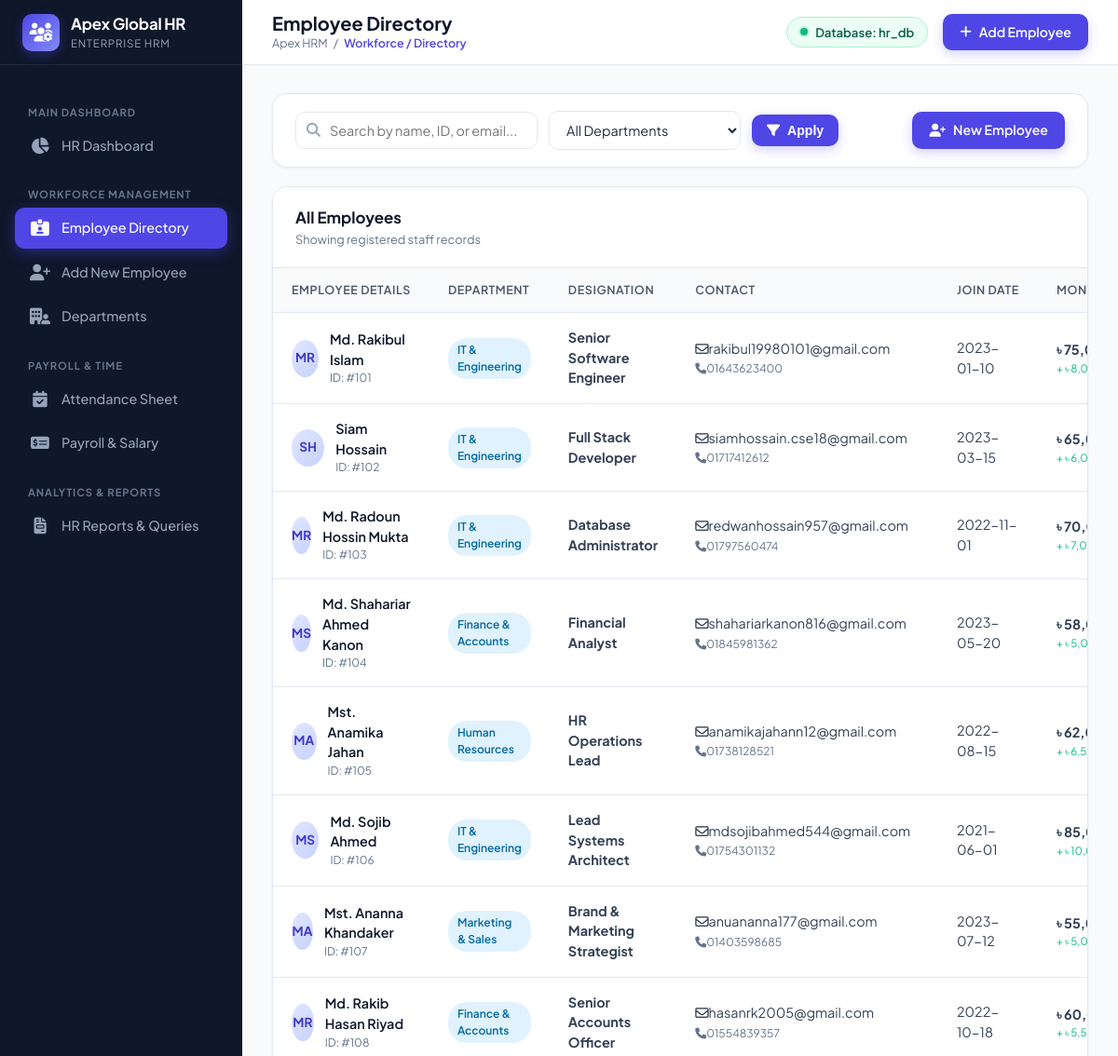
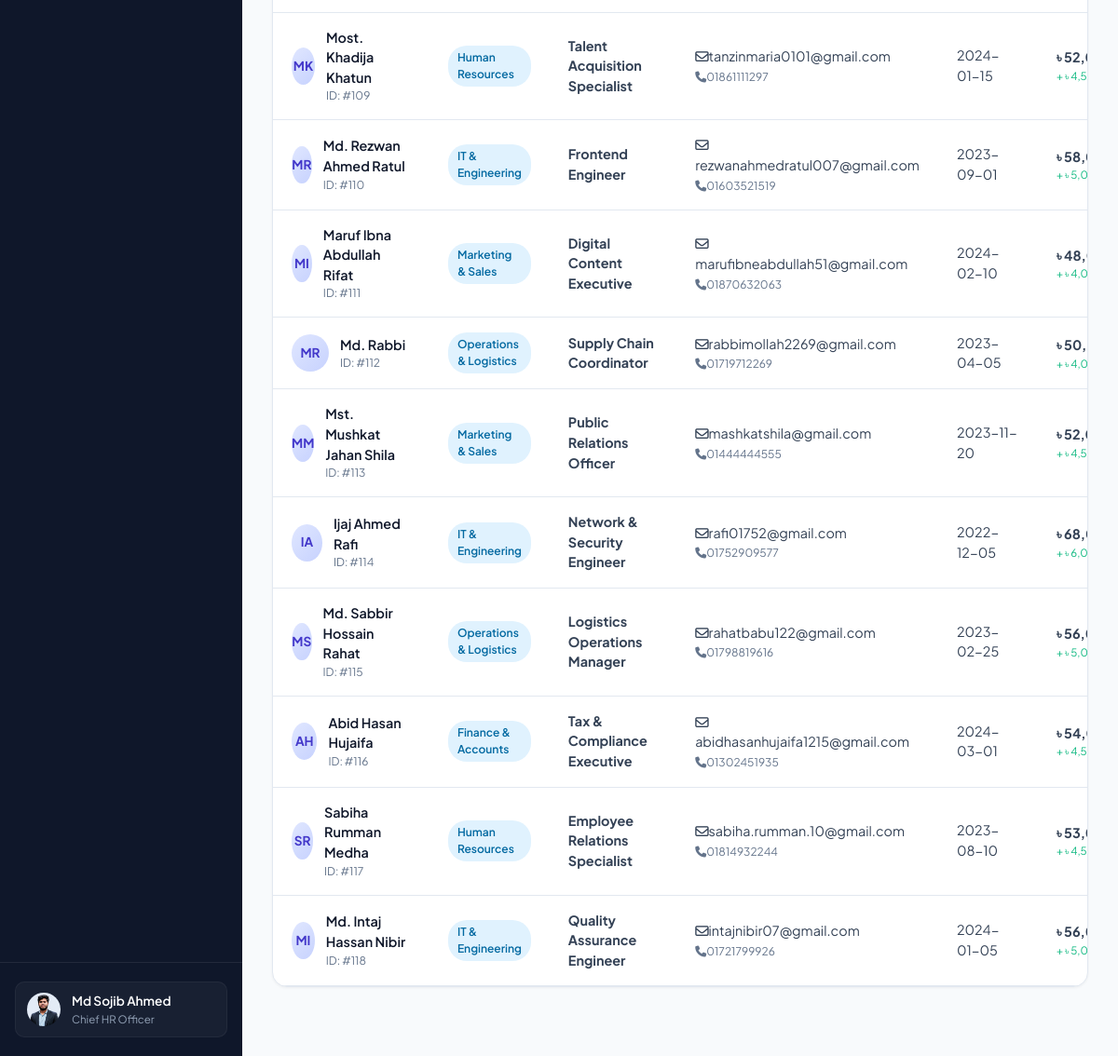
Page /employees.php on the committed database (2 pictures, top to bottom).
### tables this page shows
CREATE TABLE `Employee` (
    `employee_id` INT PRIMARY KEY,
    `employee_name` VARCHAR(100) NOT NULL,
    `department_id` INT NULL,
    `designation` VARCHAR(100) DEFAULT 'Specialist',
    `email` VARCHAR(100) NOT NULL,
    `phone` VARCHAR(30) DEFAULT '01700000000',
    `hire_date` DATE DEFAULT '2024-01-15',
    `status` ENUM('Active', 'On Leave', 'Suspended') DEFAULT 'Active',
    `created_at` TIMESTAMP DEFAULT CURRENT_TIMESTAMP,
    FOREIGN KEY (`department_id`) REFERENCES `Department`(`department_id`) ON DELETE SET NULL
);

CREATE TABLE `Department` (
    `department_id` INT AUTO_INCREMENT PRIMARY KEY,
    `department_name` VARCHAR(100) NOT NULL,
    `department_code` VARCHAR(20) DEFAULT 'GEN',
    `location` VARCHAR(100) DEFAULT 'Headquarters',
    `created_at` TIMESTAMP DEFAULT CURRENT_TIMESTAMP
);

CREATE TABLE `Salary` (
    `salary_id` INT AUTO_INCREMENT PRIMARY KEY,
    `employee_id` INT NOT NULL UNIQUE,
    `basic_salary` DECIMAL(10,2) NOT NULL,
    `bonus` DECIMAL(10,2) DEFAULT 0.00,
    `updated_at` TIMESTAMP DEFAULT CURRENT_TIMESTAMP ON UPDATE CURRENT_TIMESTAMP,
    FOREIGN KEY (`employee_id`) REFERENCES `Employee`(`employee_id`) ON DELETE CASCADE
);

### db.php (called while the page is built, shortened)
<?php
function format_bdt($amount) {
    return '৳ ' . number_format((float)$amount, 2);
}
?>

### employees.php (the view, shortened to what this page needs)
<?php
require_once 'db.php';
$search = isset($_GET['search']) ? trim($_GET['search']) : '';
$where_clauses = [];
$where_sql = !empty($where_clauses) ? 'WHERE ' . implode(' AND ', $where_clauses) : '';
$sql = "SELECT
            e.employee_id,
            e.employee_name,
            e.designation,
            e.email,
            e.phone,
            e.hire_date,
            e.status,
            d.department_name,
            d.department_code,
            s.basic_salary,
            s.bonus
        FROM Employee e
        LEFT JOIN Department d ON e.department_id = d.department_id
        LEFT JOIN Salary s ON e.employee_id = s.employee_id
        $where_sql
        ORDER BY e.employee_id ASC";
$employees = mysqli_query($conn, $sql);
include_once 'includes/header.php';
?>
<div class="app-card" style="margin-bottom:20px;">
  <div style="padding:18px 24px;">
    <form method="GET" action="employees.php" style="display:flex; flex-wrap:wrap; gap:16px; align-items:center; justify-content:space-between;">
      <div style="display:flex; flex-wrap:wrap; gap:12px; align-items:center; flex:1;">
        <div style="position:relative; min-width:260px;">
          <input type="text" name="search" value="<?php echo htmlspecialchars($search); ?>" placeholder="Search by name, ID, or email..." class="form-control" style="padding-left:36px;">
          <i class="fa-solid fa-magnifying-glass" style="position:absolute; left:12px; top:12px; color:var(--slate-400);"></i>
        </div>
        <div style="min-width:200px;">
          <select name="dept" class="form-select" onchange="this.form.submit()">
            <option value="0">All Departments</option>
          </select>
        </div>
        <button type="submit" class="btn-primary-custom" style="padding:9px 16px;">
          <i class="fa-solid fa-filter"></i> Apply
        </button>
      </div>
      <div>
        <a href="add_employee.php" class="btn-primary-custom">
          <i class="fa-solid fa-user-plus"></i> New Employee
        </a>
      </div>
    </form>
  </div>
</div>
<div class="app-card">
  <div class="card-header-custom">
    <div>
      <div class="card-title">All Employees</div>
      <div class="card-subtitle">Showing registered staff records</div>
    </div>
  </div>
  <div class="table-responsive">
    <table class="custom-table">
      <thead>
        <tr>
          <th>Employee Details</th>
          <th>Department</th>
          <th>Designation</th>
          <th>Contact</th>
          <th>Join Date</th>
          <th>Monthly Salary</th>
        </tr>
      </thead>
      <tbody>
        <?php if ($employees && mysqli_num_rows($employees) > 0): ?>
          <?php while ($row = mysqli_fetch_assoc($employees)):
            $parts = explode(' ', trim($row['employee_name']));
            $initials = strtoupper(substr($parts[0] ?? 'E', 0, 1) . substr($parts[1] ?? '', 0, 1));
          ?>
            <tr>
              <td>
                <div class="employee-cell">
                  <div class="avatar-badge"><?php echo $initials; ?></div>
                  <div>
                    <div class="emp-name"><?php echo htmlspecialchars($row['employee_name']); ?></div>
                    <div class="emp-role">ID: #<?php echo $row['employee_id']; ?></div>
                  </div>
                </div>
              </td>
              <td>
                <span class="badge-custom badge-active">
                  <?php echo htmlspecialchars($row['department_name'] ?? 'Unassigned'); ?>
                </span>
              </td>
              <td><strong><?php echo htmlspecialchars($row['designation'] ?? 'Specialist'); ?></strong></td>
              <td>
                <div><i class="fa-regular fa-envelope me-1 text-muted"></i><?php echo htmlspecialchars($row['email']); ?></div>
                <div style="font-size:0.75rem; color:var(--slate-500); margin-top:2px;">
                  <i class="fa-solid fa-phone me-1 text-muted"></i><?php echo htmlspecialchars($row['phone'] ?? 'N/A'); ?>
                </div>
              </td>
              <td><?php echo htmlspecialchars($row['hire_date'] ?? 'N/A'); ?></td>
              <td>
                <strong><?php echo format_bdt($row['basic_salary'] ?? 0); ?></strong>
                <div style="font-size:0.72rem; color:var(--success);">+ <?php echo format_bdt($row['bonus'] ?? 0); ?> bonus</div>
              </td>
            </tr>
          <?php endwhile; ?>
        <?php endif; ?>
      </tbody>
    </table>
  </div>
</div>
<?php include_once 'includes/footer.php'; ?>

### assets/css/style.css (style rules this page uses)
:root { --primary: #4f46e5; --primary-hover: #4338ca; --primary-light: #eef2ff; --primary-dark: #312e81; --secondary: #0ea5e9; --secondary-light: #e0f2fe; --success: #10b981; --success-light: #d1fae5; --warning: #f59e0b; --warning-light: #fef3c7; --danger: #ef4444; --danger-light: #fee2e2; --slate-900: #0f172a; --slate-800: #1e293b; --slate-700: #334155; --slate-600: #475569; --slate-500: #64748b; --slate-400: #94a3b8; --slate-200: #e2e8f0; --slate-100: #f1f5f9; --slate-50: #f8fafc; --surface-card: #ffffff; --body-bg: #f8fafc; --border-color: #e2e8f0; --sidebar-width: 260px; --topbar-height: 70px; --radius-lg: 16px; --radius-md: 10px; --radius-sm: 6px; --shadow-sm: 0 1px 3px 0 rgba(0, 0, 0, 0.05); --shadow-md: 0 4px 6px -1px rgba(0, 0, 0, 0.07), 0 2px 4px -2px rgba(0, 0, 0, 0.05); --shadow-lg: 0 10px 25px -5px rgba(15, 23, 42, 0.08); --shadow-hover: 0 12px 28px -4px rgba(79, 70, 229, 0.15); }
* { margin: 0; padding: 0; box-sizing: border-box; }
body { font-family: 'Plus Jakarta Sans', -apple-system, BlinkMacSystemFont, 'Segoe UI', Roboto, sans-serif; background-color: var(--body-bg); color: var(--slate-800); font-size: 0.9375rem; line-height: 1.5; min-height: 100vh; }
a { text-decoration: none; color: inherit; }
.btn-primary-custom { background: var(--primary); color: #fff; padding: 9px 18px; border-radius: var(--radius-md); font-weight: 600; font-size: 0.88rem; display: inline-flex; align-items: center; gap: 8px; border: none; cursor: pointer; transition: all 0.2s; box-shadow: 0 4px 12px rgba(79, 70, 229, 0.25); }
.app-card { background: #fff; border: 1px solid var(--border-color); border-radius: var(--radius-lg); box-shadow: var(--shadow-sm); margin-bottom: 24px; overflow: hidden; }
.card-header-custom { padding: 20px 24px; border-bottom: 1px solid var(--border-color); display: flex; align-items: center; justify-content: space-between; background: #fff; }
.card-title { font-size: 1.05rem; font-weight: 700; color: var(--slate-900); }
.card-subtitle { font-size: 0.8rem; color: var(--slate-500); margin-top: 2px; }
.table-responsive { width: 100%; overflow-x: auto; }
.custom-table { width: 100%; border-collapse: collapse; text-align: left; }
.custom-table th { background: #f8fafc; color: var(--slate-600); font-weight: 600; font-size: 0.78rem; text-transform: uppercase; letter-spacing: 0.6px; padding: 14px 20px; border-bottom: 1px solid var(--border-color); white-space: nowrap; }
.custom-table td { padding: 16px 20px; border-bottom: 1px solid var(--border-color); font-size: 0.9rem; color: var(--slate-700); vertical-align: middle; }
.employee-cell { display: flex; align-items: center; gap: 12px; }
.avatar-badge { width: 40px; height: 40px; border-radius: 50%; background: linear-gradient(135deg, #e0e7ff 0%, #c7d2fe 100%); color: #4338ca; display: flex; align-items: center; justify-content: center; font-weight: 700; font-size: 0.85rem; }
.emp-name { font-weight: 600; color: var(--slate-900); }
.emp-role { font-size: 0.75rem; color: var(--slate-500); }
.badge-custom { display: inline-flex; align-items: center; gap: 6px; padding: 4px 10px; border-radius: 20px; font-size: 0.75rem; font-weight: 600; text-transform: capitalize; }
.badge-active { background: #e0f2fe; color: #0369a1; }
.form-control, .form-select { width: 100%; padding: 10px 14px; border: 1px solid var(--border-color); border-radius: var(--radius-md); font-family: inherit; font-size: 0.9rem; color: var(--slate-800); background-color: #fff; transition: border-color 0.2s, box-shadow 0.2s; }

### rows in the picture
employee: employee_name "MR", employee_name "Md. Rakibul Islam", employee_id "101", department.department_name "IT & Engineering", designation "Senior Software Engineer", email "rakibul19980101@gmail.com", phone "01643623400", hire_date "2023-01-10", salary.basic_salary "৳…", salary.bonus "৳…"
employee: employee_name "SH", employee_name "Siam Hossain", employee_id "102", department.department_name "IT & Engineering", designation "Full Stack Developer", email "siamhossain.cse18@gmail.com", phone "01717412612", hire_date "2023-03-15", salary.basic_salary "৳…", salary.bonus "৳…"
employee: employee_name "MR", employee_name "Md. Radoun Hossin Mukta", employee_id "103", department.department_name "IT & Engineering", designation "Database Administrator", email "redwanhossain957@gmail.com", phone "01797560474", hire_date "2022-11-01", salary.basic_salary "৳…", salary.bonus "৳…"
employee: employee_name "MS", employee_name "Md. Shahariar Ahmed Kanon", employee_id "104", department.department_name "Finance & Accounts", designation "Financial Analyst", email "shahariarkanon816@gmail.com", phone "01845981362", hire_date "2023-05-20", salary.basic_salary "৳…", salary.bonus "৳…"
employee: employee_name "MA", employee_name "Mst. Anamika Jahan", employee_id "105", department.department_name "Human Resources", designation "HR Operations Lead", email "anamikajahann12@gmail.com", phone "01738128521", hire_date "2022-08-15", salary.basic_salary "৳…", salary.bonus "৳…"
employee: employee_name "MS", employee_name "Md. Sojib Ahmed", employee_id "106", department.department_name "IT & Engineering", designation "Lead Systems Architect", email "mdsojibahmed544@gmail.com", phone "01754301132", hire_date "2021-06-01", salary.basic_salary "৳…", salary.bonus "৳…"
employee: employee_name "MA", employee_name "Mst. Ananna Khandaker", employee_id "107", department.department_name "Marketing & Sales", designation "Brand & Marketing Strategist", email "anuananna177@gmail.com", phone "01403598685", hire_date "2023-07-12", salary.basic_salary "৳…", salary.bonus "৳…"
employee: employee_name "MR", employee_name "Md. Rakib Hasan Riyad", employee_id "108", department.department_name "Finance & Accounts", designation "Senior Accounts Officer", email "hasanrk2005@gmail.com", phone "01554839357", hire_date "2022-10-18", salary.basic_salary "৳…", salary.bonus "৳…"
employee: employee_name "MK", employee_name "Most. Khadija Khatun", employee_id "109", department.department_name "Human Resources", designation "Talent Acquisition Specialist", email "tanzinmaria0101@gmail.com", phone "01861111297", hire_date "2024-01-15", salary.basic_salary "৳…", salary.bonus "৳…"
employee: employee_name "MR", employee_name "Md. Rezwan Ahmed Ratul", employee_id "110", department.department_name "IT & Engineering", designation "Frontend Engineer", email "rezwanahmedratul007@gmail.com", phone "01603521519", hire_date "2023-09-01", salary.basic_salary "৳…", salary.bonus "৳…"
employee: employee_name "MI", employee_name "Maruf Ibna Abdullah Rifat", employee_id "111", department.department_name "Marketing & Sales", designation "Digital Content Executive", email "marufibneabdullah51@gmail.com", phone "01870632063", hire_date "2024-02-10", salary.basic_salary "৳…", salary.bonus "৳…"
employee: employee_name "MR", employee_name "Md. Rabbi", employee_id "112", department.department_name "Operations & Logistics", designation "Supply Chain Coordinator", email "rabbimollah2269@gmail.com", phone "01719712269", hire_date "2023-04-05", salary.basic_salary "৳…", salary.bonus "৳…"
employee: employee_name "MM", employee_name "Mst. Mushkat Jahan Shila", employee_id "113", department.department_name "Marketing & Sales", designation "Public Relations Officer", email "mashkatshila@gmail.com", phone "01444444555", hire_date "2023-11-20", salary.basic_salary "৳…", salary.bonus "৳…"
employee: employee_name "IA", employee_name "Ijaj Ahmed Rafi", employee_id "114", department.department_name "IT & Engineering", designation "Network & Security Engineer", email "rafi01752@gmail.com", phone "01752909577", hire_date "2022-12-05", salary.basic_salary "৳…", salary.bonus "৳…"
employee: employee_name "MS", employee_name "Md. Sabbir Hossain Rahat", employee_id "115", department.department_name "Operations & Logistics", designation "Logistics Operations Manager", email "rahatbabu122@gmail.com", phone "01798819616", hire_date "2023-02-25", salary.basic_salary "৳…", salary.bonus "৳…"
employee: employee_name "AH", employee_name "Abid Hasan Hujaifa", employee_id "116", department.department_name "Finance & Accounts", designation "Tax & Compliance Executive", email "abidhasanhujaifa1215@gmail.com", phone "01302451935", hire_date "2024-03-01", salary.basic_salary "৳…", salary.bonus "৳…"
employee: employee_name "SR", employee_name "Sabiha Rumman Medha", employee_id "117", department.department_name "Human Resources", designation "Employee Relations Specialist", email "sabiha.rumman.10@gmail.com", phone "01814932244", hire_date "2023-08-10", salary.basic_salary "৳…", salary.bonus "৳…"
employee: employee_name "MI", employee_name "Md. Intaj Hassan Nibir", employee_id "118", department.department_name "IT & Engineering", designation "Quality Assurance Engineer", email "intajnibir07@gmail.com", phone "01721799926", hire_date "2024-01-05", salary.basic_salary "৳…", salary.bonus "৳…"

### other values in the picture
$page_title "Employee Directory"
$breadcrumb "Workforce / Directory"
